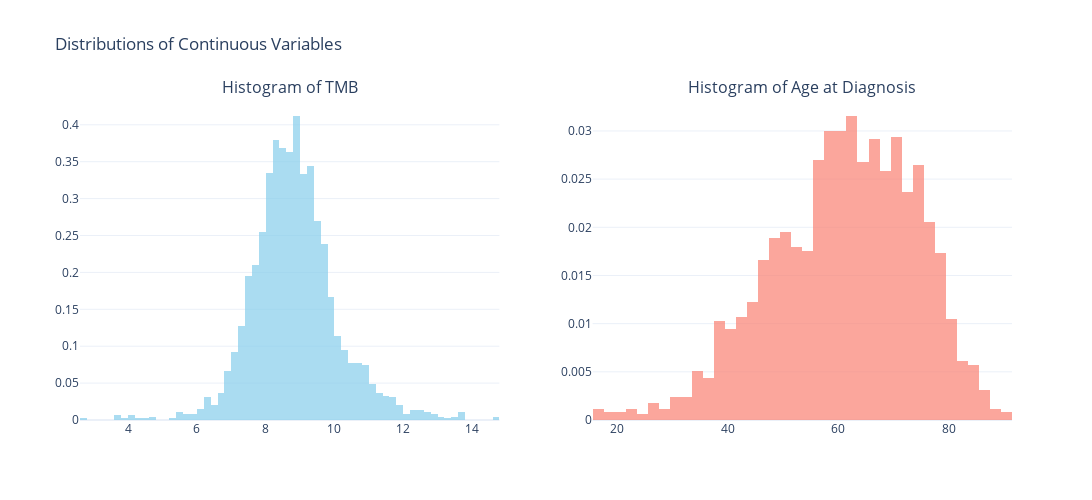

Notebook cell for this chart:
### Markdown cell above
Let's see the distributions now.

### Code cell
fig = make_subplots(
    rows=1, cols=2,
    subplot_titles=('Histogram of TMB', 'Histogram of Age at Diagnosis')
)

# TMB
fig.add_trace(
    go.Histogram(
        x=df_regression['transformed_TMB'],
        histnorm='probability density',
        name='TMB Hist (log-scale)',
        marker_color='skyblue',
        opacity=0.7
    ),
    row=1, col=1
)

# Age
fig.add_trace(
    go.Histogram(
        x=df_regression['donor_age_at_diagnosis'],
        histnorm='probability density',
        name='Age Hist (trimmed)',
        marker_color='salmon',
        opacity=0.7
    ),
    row=1, col=2
)

fig.update_layout(
    title_text="Distributions of Continuous Variables",
    height=500,
    width=1200,
    showlegend=False,
    template="plotly_white"
)

fig.show()

### Figure 1 — Plotly figure (JSON) as saved in the notebook; plotly's stock layout.template omitted (floating-point values rounded to 4 significant figures; data arrays with more than 128 entries replaced by an {"elided": "..."} marker saying what was removed)
{"data": [{"histnorm": "probability density", "marker": {"color": "skyblue"}, "name": "TMB Hist (log-scale)", "opacity": 0.7, "type": "histogram", "x": {"elided": "2282 float values"}, "xaxis": "x", "yaxis": "y"}, {"histnorm": "probability density", "marker": {"color": "salmon"}, "name": "Age Hist (trimmed)", "opacity": 0.7, "type": "histogram", "x": {"elided": "2282 float values"}, "xaxis": "x2", "yaxis": "y2"}], "layout": {"annotations": [{"font": {"size": 16}, "showarrow": false, "text": "Histogram of TMB", "x": 0.225, "xanchor": "center", "xref": "paper", "y": 1, "yanchor": "bottom", "yref": "paper"}, {"font": {"size": 16}, "showarrow": false, "text": "Histogram of Age at Diagnosis", "x": 0.775, "xanchor": "center", "xref": "paper", "y": 1, "yanchor": "bottom", "yref": "paper"}], "height": 500, "showlegend": false, "title": {"text": "Distributions of Continuous Variables"}, "width": 1200, "xaxis": {"anchor": "y", "domain": [0, 0.45]}, "xaxis2": {"anchor": "y2", "domain": [0.55, 1]}, "yaxis": {"anchor": "x", "domain": [0, 1]}, "yaxis2": {"anchor": "x2", "domain": [0, 1]}}}
